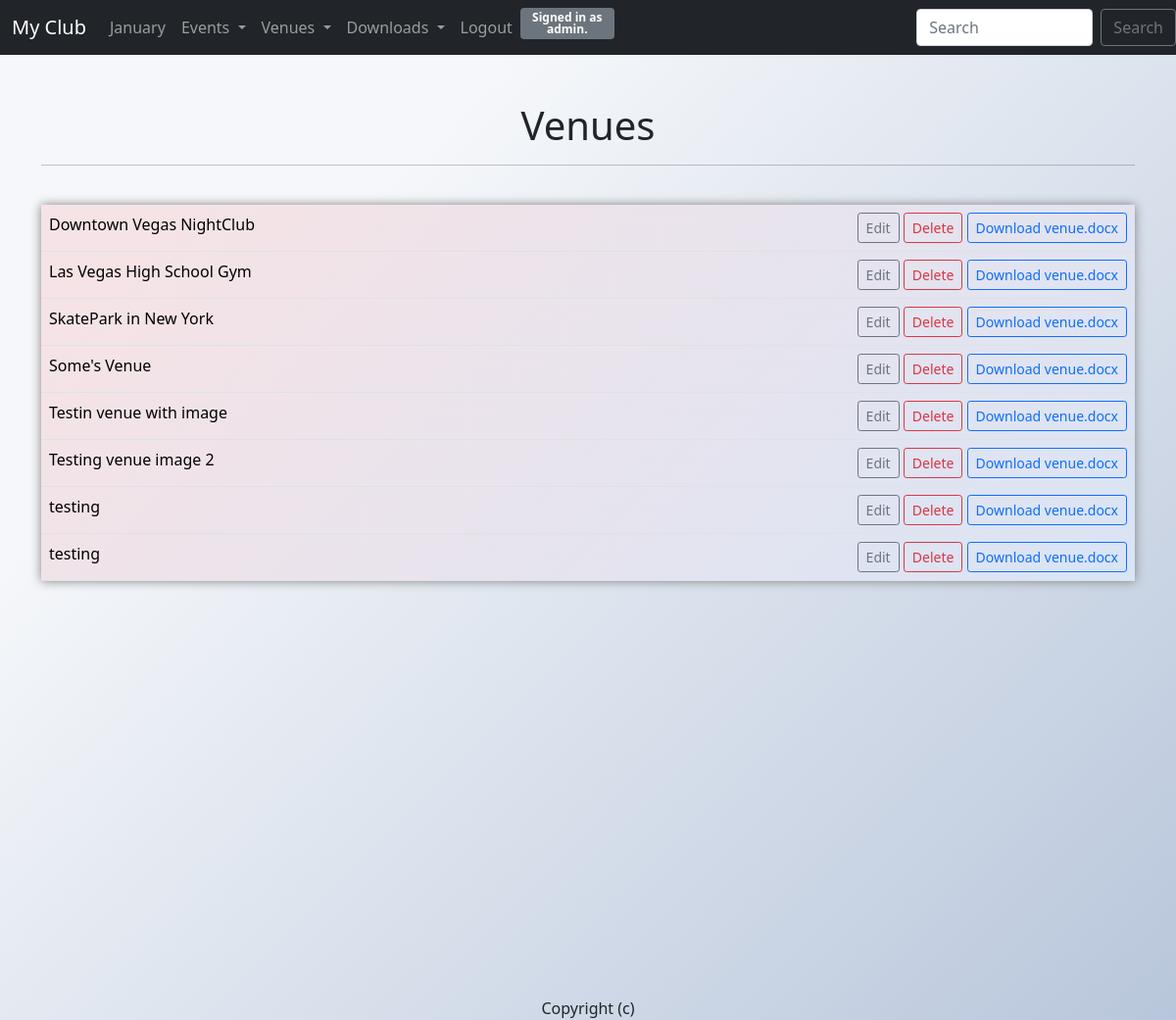
/list_venues (signed in), run on the app's committed database.
### events/models.py (models this page shows, shortened)
class Venue (models.Model):
    name = models.CharField('Venue Name', max_length=55)
    address = models.CharField( max_length=300)
    zip_code = models.CharField('Zip Code', max_length=15)
    phone = models.IntegerField('Contact Phone')
    web = models.URLField('Website adress', blank = True)
    email_adress = models.EmailField('Email Adress', blank = True)
    owner = models.IntegerField('Venue Owner', blank=False, default=1)
    venue_image = models.ImageField(" Venue Image", null = True, blank = True, upload_to ="images/")

### events/views.py (the view, shortened to what this page needs)
# urls.py: path('list_venues', views.list_venues, name = 'list-venues'),
def list_venues(request):
    venue_list = Venue.objects.values("id","name","owner").order_by('name')
    return render (request , 'events/venue.html',{
        'venue_list' : venue_list,
    })

### events/templates/events/venue.html (shortened to what this page needs)
{% extends 'events/layout.html' %}
{% block content %}
<center>
  <h1>Venues</h1>
</center>
<hr><br />
<table class="table bordered ">
  {% for venue in venue_list %}
  <tr>
    <td class="each">
      <a class="text" href="{% url 'show-venue' venue.id %}">{{venue.name}}</a>
    </td>
    {% if user.is_authenticated %}
      {% if user.id == venue.owner or user.is_superuser %}
        <td class="each-right">
          <a class="btn btn-outline-secondary btn-sm" href=" {% url 'update-venue' venue.id %}">Edit</a>
          <a class="btn btn-outline-danger btn-sm" href=" {% url 'delete-venue' venue.id %}">Delete</a>
          <a class="btn btn-outline-primary btn-sm" href="{% url 'venue-text' venue.id%}">Download venue.docx</a>
        </td>
      {% endif %}
    {% endif %}
  </tr>
  {% endfor %}
</table>
{% endblock content %}

### events/templates/events/navbar.html (shortened to what this page needs)
<nav class="navbar navbar-expand-lg navbar-dark bg-dark">
  <div class="container-fluid">
    <a class="navbar-brand" href="{% url 'home' %}">My Club</a>
    <div class="collapse navbar-collapse " id="navbarSupportedContent">
      <ul class="navbar-nav me-auto mb-2 mb-lg-0">
        <li class="nav-item">
          <a class="nav-link" href="{% url 'home' '2022' 'January'%}">January</a>
        </li>
        <li class="nav-item dropdown ">
          <a class="nav-link dropdown-toggle" href="" id="navbarDropdown" role="button" data-bs-toggle="dropdown"
            aria-expanded="false">
            Events
          </a>
        </li>
        <li class="nav-item dropdown">
          <a class="nav-link dropdown-toggle" href="" id="navbarDropdown" role="button" data-bs-toggle="dropdown"
            aria-expanded="false">
            Venues
          </a>
        </li>
        {% if user.is_authenticated %}
        <li class="nav-item dropdown">
          <a class="nav-link dropdown-toggle" href="#" id="navbarDropdown" role="button" data-bs-toggle="dropdown"
            aria-expanded="false">
            Downloads
          </a>
        </li>
        {% endif %}
        {% if user.is_authenticated %}
        <li class="nav-item">
          <a href="" class="nav-link" data-bs-toggle="modal" data-bs-target="#exampleModal2">
            Logout
          </a>
        {% endif %}
        <li class="nav-item">
        <div class="float-start">
        {% if user.is_authenticated %}
        <div class="badge bg-secondary text-wrap" style="width: 6rem;">
          Signed in as <strong>{{ user.username }}</strong>.
          {% else %}
          <div class="badge bg-danger text-wrap" style="width: 6rem;">
            Not signed in.
            {% endif %}
          </div>
        </div>
    </div>
  </div>
  <form class="d-flex" method=POST action={% url 'search' %}>
    <input class="form-control me-2"
      style="background-color:white; background-image: linear-gradient(316deg, white 0%, white 74%);" type="search"
      placeholder="Search" aria-label="Search" name="searched">
    <button class="btn btn-outline-secondary" type="submit">Search</button>
  </form>
</nav>

### events/static/events/styles.css (style rules this page uses)
.table { box-shadow: 0 0 10px gray; background-color: #d9e4f5; background-image: linear-gradient(315deg, #d9e4f5 0%, #f5e3e6 90%); }
body { background-color: #b8c6db; background-image: linear-gradient(315deg, #b8c6db 0%, #f5f7fa 74%); }
.form-control { background-color: #f5e3e6; }
ul { list-style-type: none; }
.badge { color: white; }
a:link { text-decoration: none; }
html { min-height: 100%; }
.text { color: black; }
.each-right { text-align: right; }

### data on the page
Venue: name "Downtown Vegas NightClub"
Venue: name "Las Vegas High School Gym"
Venue: name "SkatePark in New York"
Venue: name "Some's Venue"
Venue: name "Testin venue with image"
Venue: name "Testing venue image 2"
Venue: name "testing"
Venue: name "testing"

### other printed values
{{ user.username }} "admin"
